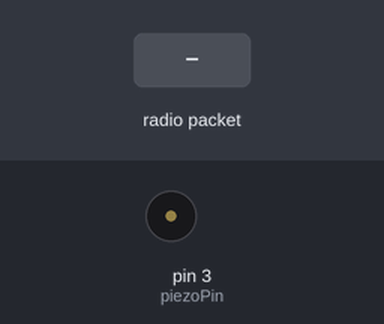
Recording of a sketch running on a simulated Arduino Uno, built with avr-gcc and run on an emulated ATmega328P. Parts: buzzer (waves = sounding). The test bench sets the inputs (shaded band). No radio packets arrive unless stated; what the sketch prints to the serial monitor is not drawn.

Above: at 1.8 s.
1.9 s: radio packet "NRF24" arrives
5.4 s: radio packet "1" arrives
Timing chart, 0 to 14.9 s (numbered marks = the images above; inputs shaded):
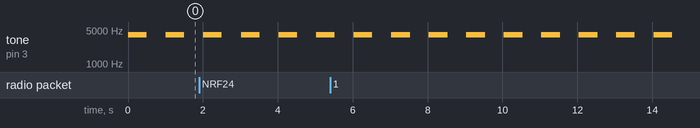

The sketch:

nrf24L01_RX_2.ino
```cpp
/*
This code uses "RF24" library. It's provided in the "NRF24" folder as zip file.
To install this library, open Arduino IDE, then Sketch >> Include Library >> Add .Zip Library
and then browse to the Radiohead.zip file.

Pin connections

MOSI --->> 11
MISO --->> 12
SCK --->> 13
VCC --->> 3.3V
GND --->> GND
CE --->> 8
CSN --->> 10

you can change CE & CSN if needed. Change code accordingly
 */
#include <SPI.h>
#include <nRF24L01.h>
#include <RF24.h>

RF24 radio(8, 10); // CE, CSN; you can change these 2 pins if needed

const byte address[6] = {192,168,0,255,17,48};
/*
change it for security. Should be same for TX & RX
all 6 bytes should be between 0-255
 */
byte data[11]; // this is where controller data is saved.
int joyth= 5;
int joypos;
int knobpos;
int piezoPin = 3;

void setup() {
  Serial.begin(9600);
  radio.begin();
  radio.openReadingPipe(0, address); // set reading address
  radio.setPALevel(RF24_PA_MAX   );// set min receiving power
    /*
   for long range
   radio.setPALevel(RF24_PA_MAX);
   NRF will draw more current when set to high power
   */
  radio.startListening(); // set the tranceiver only as receiver
}

void loop() {
  if (radio.available())
  {
    radio.read(&data, sizeof(data));

    for (int i=0; i<sizeof(data); i++)
      {
        // Serial.print(data[i]);
        // Serial.print("  ");
      }
      Serial.println("  ");

    if (data[0] < 128+joyth && data[0] > 128-joyth)
    {
      Serial.print("JS: Center(L-R)");
    }
    if (data[0] <= 128-joyth)
    {
      joypos = map(data[0], 128-joyth, 0, 0, 100);
      Serial.print("JS: ");
      Serial.print(joypos);
      Serial.print("% Left");
    }
    if (data[0] >= 128+joyth)
    {
      joypos = map(data[0], 128+joyth, 255, 0, 100);
      Serial.print("JS: ");
      Serial.print(joypos);
      Serial.print("% Right");
    }

    Serial.print(" ");

    if (data[1] < 128+joyth && data[1] > 128-joyth)
    {
      Serial.print(" Center(U-D)");
    }
    if (data[1] <= 128-joyth)
    {
      joypos = map(data[1], 128-joyth, 0, 0, 100);
      Serial.print(" ");
      Serial.print(joypos);
      Serial.print("% Down");
    }
    if (data[1] >= 128+joyth)
    {
      joypos = map(data[1], 128+joyth, 255, 0, 100);
      Serial.print("JS: ");
      Serial.print(joypos);
      Serial.print("% Up");
    }

    Serial.print(" ");

    Serial.print("Knob: ");
    Serial.print(map(data[2], 0, 255, 0, 100));
    Serial.print("%");

    String ons = "ON:";
    String offs = "OFF:";

    if (!data[3]) {ons+= " B1";}
    else {offs+=" B1";}

    if (!data[4]) {ons+= " B2";;}
    else {offs+= " B2";}

    if (!data[5]) {ons+= " A";}
    else {offs+= " A";}

    if (!data[6]) {ons+= " B";}
    else {offs+= " B";}

    if (!data[7]) {ons+= " X";}
    else {offs+= " X";}

    if (!data[8]) {ons+= " Y";}
    else {offs+= " Y";}

    if (data[10]) {ons+= " S1";}
    else {offs+= " S1";}

    if (data[9]) {ons+= " S2";}
    else {offs+= " S2";}

    if ( ons.length() > 4)
    {
      Serial.print(" ");
      Serial.print(ons);
    }

    if ( offs.length() > 5)
    {
      Serial.print(" ");
      Serial.print(offs);
    }

  }
  else
  {
    tone(piezoPin, 4000, 500);
    Serial.println("No RF Signal");
    delay(1000);
  }
}
```

Measured:
- by itself, tone on pin 3 (piezoPin): alternates 4000 Hz for 0.50 s and silent for 0.50 s
